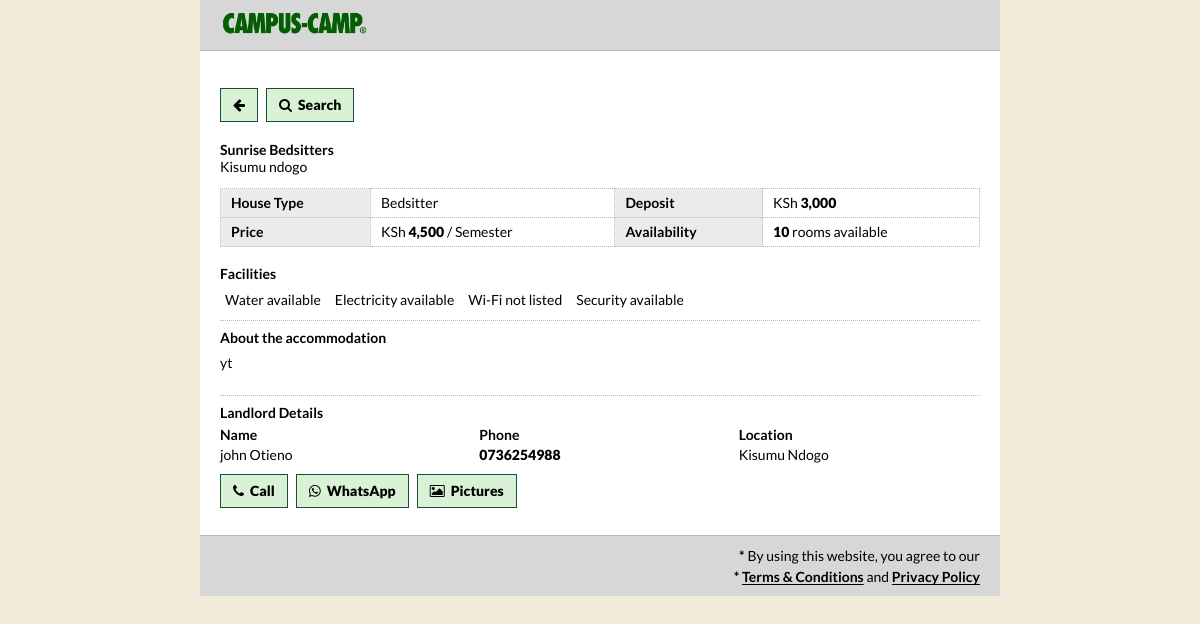
Screenshot of /property.php?id=5 with the database file from the repository.
### tables this page shows
CREATE TABLE `properties` (
  `id` int NOT NULL AUTO_INCREMENT,
  `landlord_id` int NOT NULL,
  `name` varchar(150) NOT NULL,
  `location` varchar(150) NOT NULL,
  `house_type` varchar(50) NOT NULL,
  `price` decimal(10,2) NOT NULL,
  `payment_period` enum('Monthly','Semester') NOT NULL DEFAULT 'Monthly',
  `deposit` decimal(10,2) DEFAULT NULL,
  `description` text,
  PRIMARY KEY (`id`),
  KEY `landlord_id` (`landlord_id`),
  CONSTRAINT `properties_ibfk_1` FOREIGN KEY (`landlord_id`) REFERENCES `landlords` (`id`) ON DELETE CASCADE ON UPDATE CASCADE
);

CREATE TABLE `rooms` (
  `id` int NOT NULL AUTO_INCREMENT,
  `property_id` int NOT NULL,
  `room_type` varchar(50) NOT NULL,
  `available_rooms` int NOT NULL DEFAULT '0',
  `status` enum('Available','Full') NOT NULL DEFAULT 'Available',
  PRIMARY KEY (`id`),
  KEY `property_id` (`property_id`),
  CONSTRAINT `rooms_ibfk_1` FOREIGN KEY (`property_id`) REFERENCES `properties` (`id`) ON DELETE CASCADE ON UPDATE CASCADE
);

CREATE TABLE `landlords` (
  `id` int NOT NULL AUTO_INCREMENT,
  `name` varchar(100) NOT NULL,
  `phone` varchar(30) NOT NULL,
  `location` varchar(150) NOT NULL,
  PRIMARY KEY (`id`)
);

### property.php (the view, shortened to what this page needs)
<?php
require_once __DIR__ . "/config/database.php";
$id = isset($_GET['id']) ? (int) $_GET['id'] : 0;
$sql = "
    SELECT
        p.id,
        p.name,
        p.location,
        p.house_type,
        p.price,
        p.payment_period,
        p.deposit,
        p.description,
        l.name AS landlord_name,
        l.phone AS landlord_phone,
        l.location AS landlord_location,
        r.room_type,
        r.available_rooms,
        r.status,
        f.water,
        f.electricity,
        f.wifi,
        f.security
    FROM properties p
    INNER JOIN landlords l
        ON p.landlord_id = l.id
    LEFT JOIN rooms r
        ON p.id = r.property_id
    LEFT JOIN facilities f
        ON p.id = f.property_id
    WHERE p.id = ?
    LIMIT 1
";
$stmt = $conn->prepare($sql);
$stmt->bind_param("i", $id);
$stmt->execute();
$result = $stmt->get_result();
$property = $result->fetch_assoc();
$phone = $property['landlord_phone'];
$whatsapp = preg_replace('/[^0-9]/', '', $phone);
if (substr($whatsapp, 0, 1) === '0') {
    $whatsapp = '254' . substr($whatsapp, 1);
}
$whatsapp_message = urlencode(
    "Hello, I found your accommodation listing for " .
    $property['name'] .
    " on Campus-Camp®. I am interested in the accommodation."
);
?>
<!DOCTYPE html>
<html lang="en">
<head>
    <link rel="stylesheet" href="css/styles.css?v=<?= filemtime(__DIR__ . '/css/styles.css') ?>">
</head>
<body>
<header class="site-header">
    <div class="container header-inner">
        <a href="index.php" class="logo">
            <img class="brand-image" src="images/ofcampus-logo.png" alt="Campus-Camp®">
        </a>
    </div>
</header>
<main>
    <section class="property-section">
        <div class="container">
            <div class="property-top-actions">
                <a
                    href="results.php?location=<?= urlencode($property['location']) ?>&house_type=<?= urlencode($property['house_type']) ?>"
                    class="back-link"
                    aria-label="Back to search results"
                    title="Back to search results"
                >
                    <i class="fa fa-arrow-left" aria-hidden="true"></i>
                </a>
                <a href="index.php" class="search-button-link" aria-label="Search" title="Search">
                    <i class="fa fa-search" aria-hidden="true"></i>
                    <span class="button-label">Search</span>
                </a>
            </div>
            <div class="property-page">
                <?php $available_rooms = max(0, (int)($property["available_rooms"] ?? 0)); ?>
                <div class="property-heading">
                    <h1>
                        <?= htmlspecialchars($property['name']) ?>
                    </h1>
                    <p>
                        <?= htmlspecialchars($property['location']) ?>
                    </p>
                </div>
                <div class="property-overview-table">
                    <div class="overview-row">
                        <div class="overview-header">
                            House Type
                        </div>
                        <div class="overview-value">
                            <?= htmlspecialchars($property['house_type']) ?>
                        </div>
                        <div class="overview-header">
                            Deposit
                        </div>
                        <div class="overview-value">
                            <?php if ($property['deposit'] !== null): ?>
                                KSh <strong><?= number_format($property['deposit'], 0) ?></strong>
                            <?php else: ?>
                                Not listed
                            <?php endif; ?>
                        </div>
                    </div>
                    <div class="overview-row">
                        <div class="overview-header">
                            Price
                        </div>
                        <div class="overview-value">
                            KSh <strong><?= number_format($property['price'], 0) ?></strong>
                            /
                            <?= htmlspecialchars($property['payment_period']) ?>
                        </div>
                        <div class="overview-header">
                            Availability
                        </div>
                        <div class="overview-value">
                            <strong><?= $available_rooms ?></strong>
                            <?= $available_rooms === 1 ? 'room' : 'rooms' ?> available
                        </div>
                    </div>
                </div>
                <div class="property-block facilities-block">
                    <h2>Facilities</h2>
                    <div class="facilities-list">
                        <span>
                            <?= $property['water'] ? 'Water available' : 'No water listed' ?>
                        </span>
                        <span>
                            <?= $property['electricity'] ? 'Electricity available' : 'No electricity listed' ?>
                        </span>
                        <span>
                            <?= $property['wifi'] ? 'Wi-Fi available' : 'Wi-Fi not listed' ?>
                        </span>
                        <span>
                            <?= $property['security'] ? 'Security available' : 'Security not listed' ?>
                        </span>
                    </div>
                </div>
                <?php if (!empty($property['description'])): ?>
                    <div class="property-block">
                        <h2>About the accommodation</h2>
                        <p class="full-description">
                            <?= nl2br(htmlspecialchars($property['description'])) ?>
                        </p>
                    </div>
                <?php endif; ?>
                <div class="landlord-box">
                    <h2>Landlord Details</h2>
                    <div class="landlord-details">
                        <div>
                            <span class="detail-label">
                                Name
                            </span>
                            <span>
                                <?= htmlspecialchars($property['landlord_name']) ?>
                            </span>
                        </div>
                        <div>
                            <span class="detail-label">
                                Phone
                            </span>
                            <span class="contact-phone">
                                <?= htmlspecialchars($property['landlord_phone']) ?>
                            </span>
                        </div>
                        <div>
                            <span class="detail-label">
                                Location
                            </span>
                            <span>
                                <?= htmlspecialchars($property['landlord_location']) ?>
                            </span>
                        </div>
                    </div>
                    <div class="contact-buttons">
                        <a
                            href="tel:<?= htmlspecialchars($phone) ?>"
                            class="call-button"
                            aria-label="Call landlord"
                            title="Call landlord"
                        >
                            <i class="fa fa-phone" aria-hidden="true"></i>
                            <span class="button-label">Call</span>
                        </a>
                        <a
                            href="https://wa.me/<?= htmlspecialchars($whatsapp) ?>?text=<?= $whatsapp_message ?>"
                            class="whatsapp-button"
                            target="_blank"
                            rel="noopener"
                            aria-label="Contact landlord on WhatsApp"
                            title="Contact landlord on WhatsApp"
                        >
                            <i class="fa fa-whatsapp" aria-hidden="true"></i>
                            <span class="button-label">WhatsApp</span>
                        </a>
                        <?php if ($available_rooms > 0): ?>
                            <a
                                href="property_pictures.php?id=<?= (int)$property["id"] ?>"
                                class="browse-pictures-button"
                                aria-label="View property pictures"
                                title="View property pictures"
                            >
                                <i class="fa fa-picture-o" aria-hidden="true"></i>
                                <span class="button-label">Pictures</span>
                            </a>
                        <?php endif; ?>
                    </div>
                </div>
            </div>
        </div>
    </section>
</main>
<footer class="site-footer">
    <div class="container">
        <div class="site-footer-legal" aria-label="Legal notice">
            <span class="footer-legal-line"><span class="footer-asterisk">*</span> By using this website, you agree to our</span>
            <span class="footer-legal-line"><span class="footer-asterisk">*</span> <a href="terms.php" class="footer-link">Terms &amp; Conditions</a> and <a href="privacy.php" class="footer-link">Privacy Policy</a></span>
        </div>
    </div>
</footer>
</body>
</html>

### rows the page displays
properties: name "Sunrise Bedsitters", location "Kisumu ndogo", house_type "Bedsitter", deposit "3,000", price "4,500", payment_period "Semester", rooms.available_rooms "10", description "yt", landlord.name "john Otieno", landlord.phone "0736254988", landlord.location "Kisumu Ndogo"
